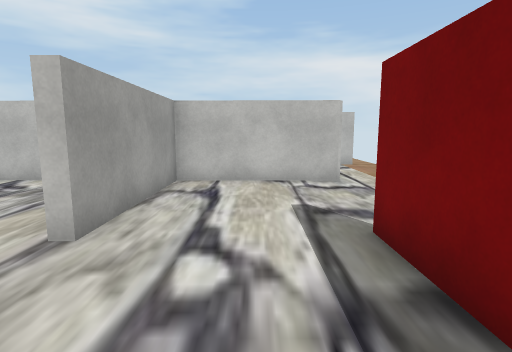
[1] (above)

13 first-person views from a walk through a scene from a Unity 3-D project. The camera is 1.4 m above the floor, tilts 8° down and sees 80° across. The floor is counted in squares, 1 m on a side. Each view is taken from the middle of a square. On the plan, view 1 faces up. The plan holds only what a view shows up to about 14 squares ahead; the rest is blank. The place goes on beyond the plan. The player is left out. Some surface patterns are stand-ins.

[2]
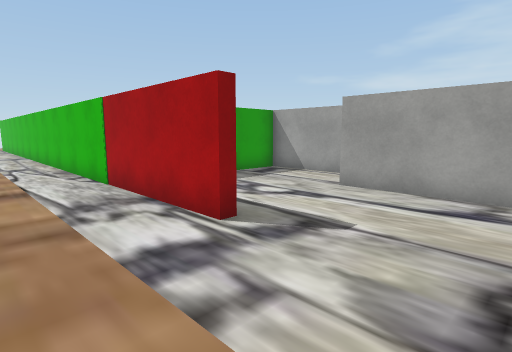

[3]
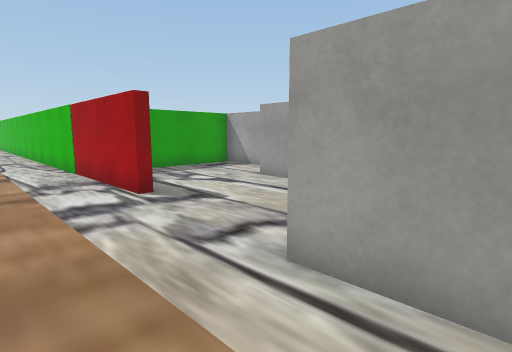

[4]
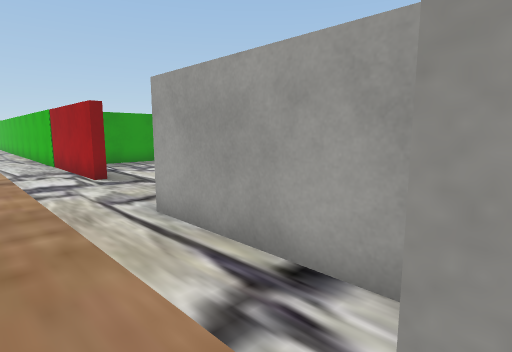

[5]
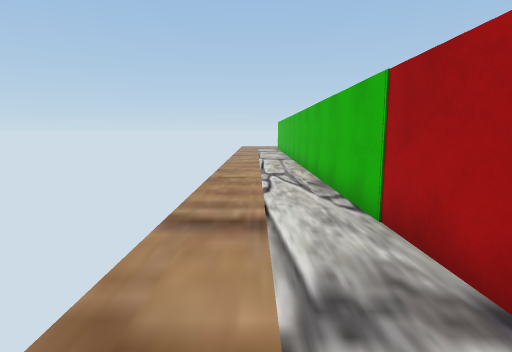

[6]
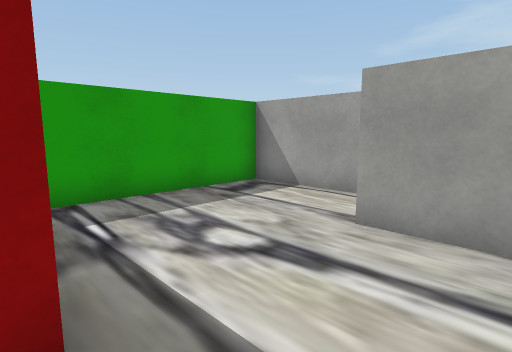

[7]
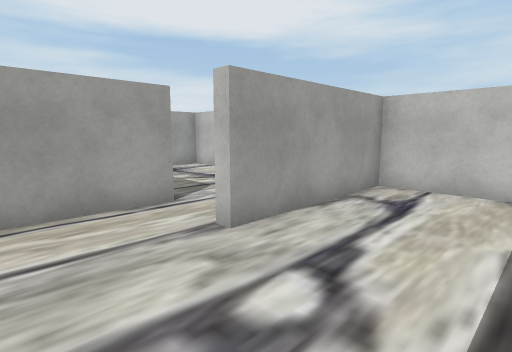

[8]
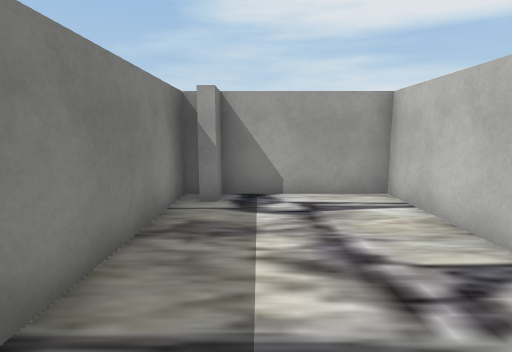

[9]
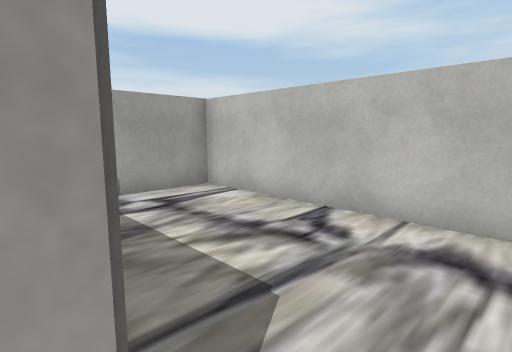

[10]
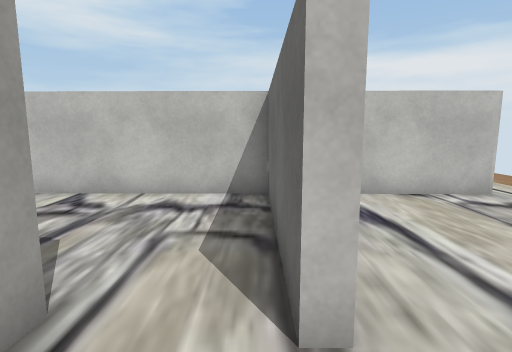

[11]
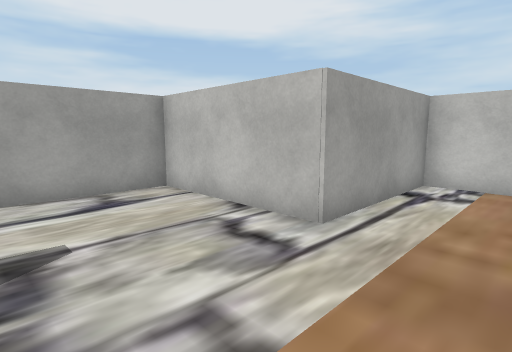

[12]
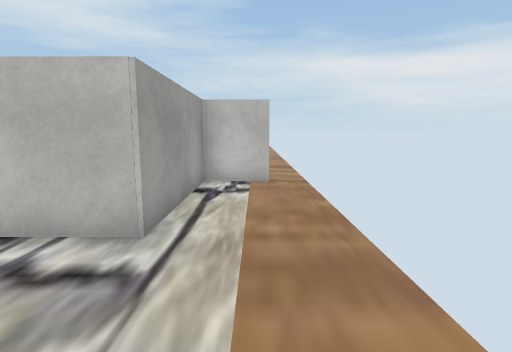

[13]
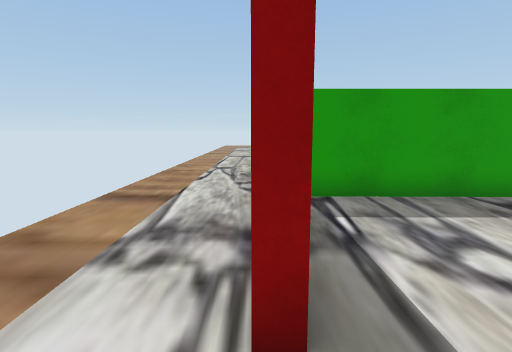

### Floor plan
Key: @ floor where view 1 was taken; # wall or solid block; . floor.
Columns run from 11 left of view 1 to 5 right of it. Each row starts with its distance up from view 1.
 16                 .
 15                 .
 14              ###.
 13              #...
 12              #...
 11              #...
 10              #...
  9 ##############...
  8 #.......#........
  7 #.......#........
  6 #.......#........
  5 ##......#........
  4 #######.#....#...
  3       #......#...
  2       #......#...
  1       #......#...
  0       #....@.#...
 -1       ########...
 -2              #...
 -3              #...
 -4              #...
 -5              #...
 -6              #...
 -7              #...
 -8              #...

Where each view was taken, in squares from view 1:
view 1: 0 up, 0 right, facing up
view 2: 8 up, 5 right, facing down-left
view 3: 11 up, 5 right, facing down-left
view 4: 14 up, 5 right, facing down-left
view 5: 4 up, 4 right, facing down
view 6: 6 up, 2 right, facing down-left
view 7: 1 up, 1 right, facing up-left
view 8: 6 up, 4 left, facing left
view 9: 4 up, 4 left, facing up-left
view 10: 2 up, 3 left, facing up
view 11: 5 up, 5 right, facing up-left
view 12: 5 up, 4 right, facing up
view 13: 6 up, 2 right, facing down
